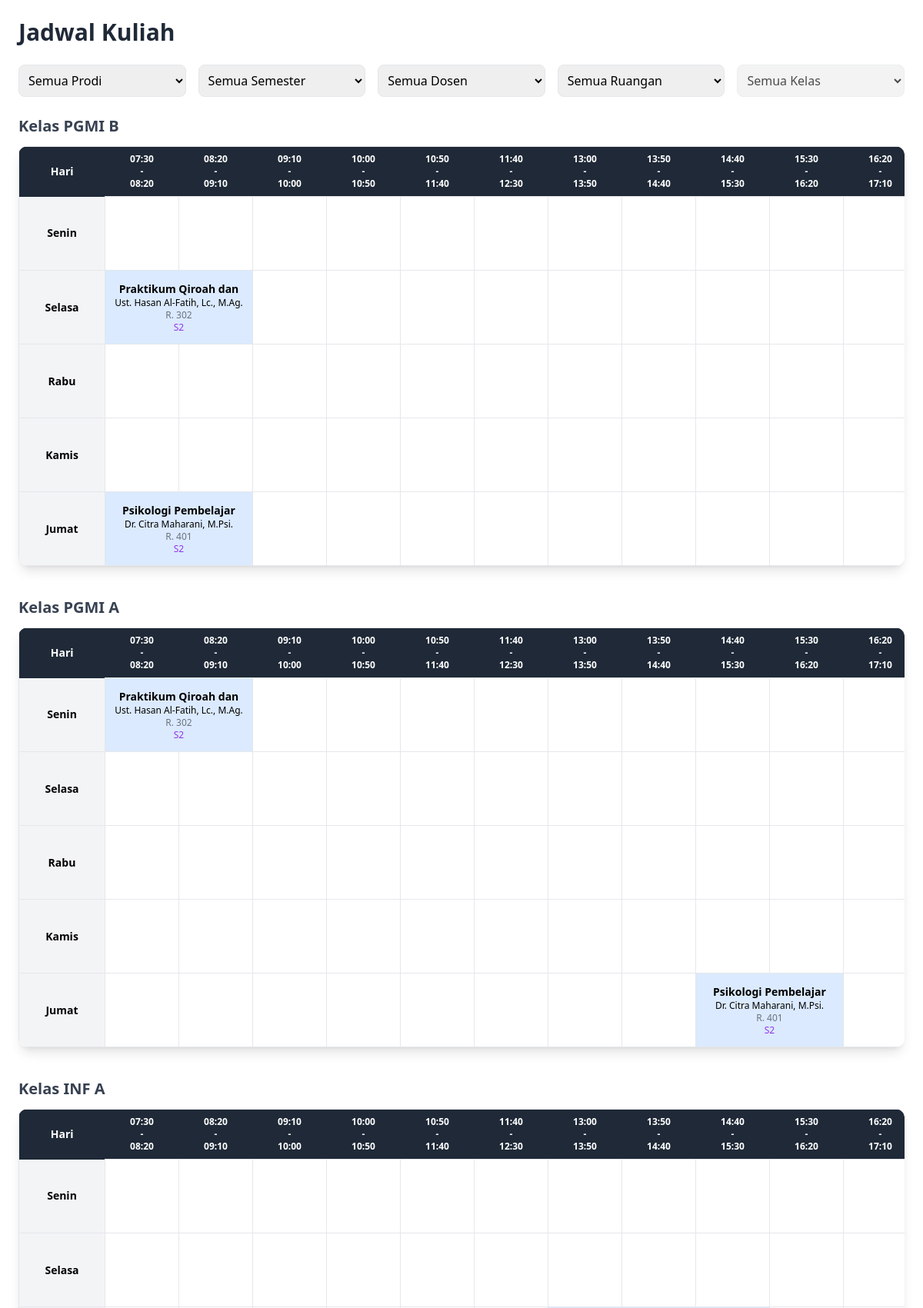
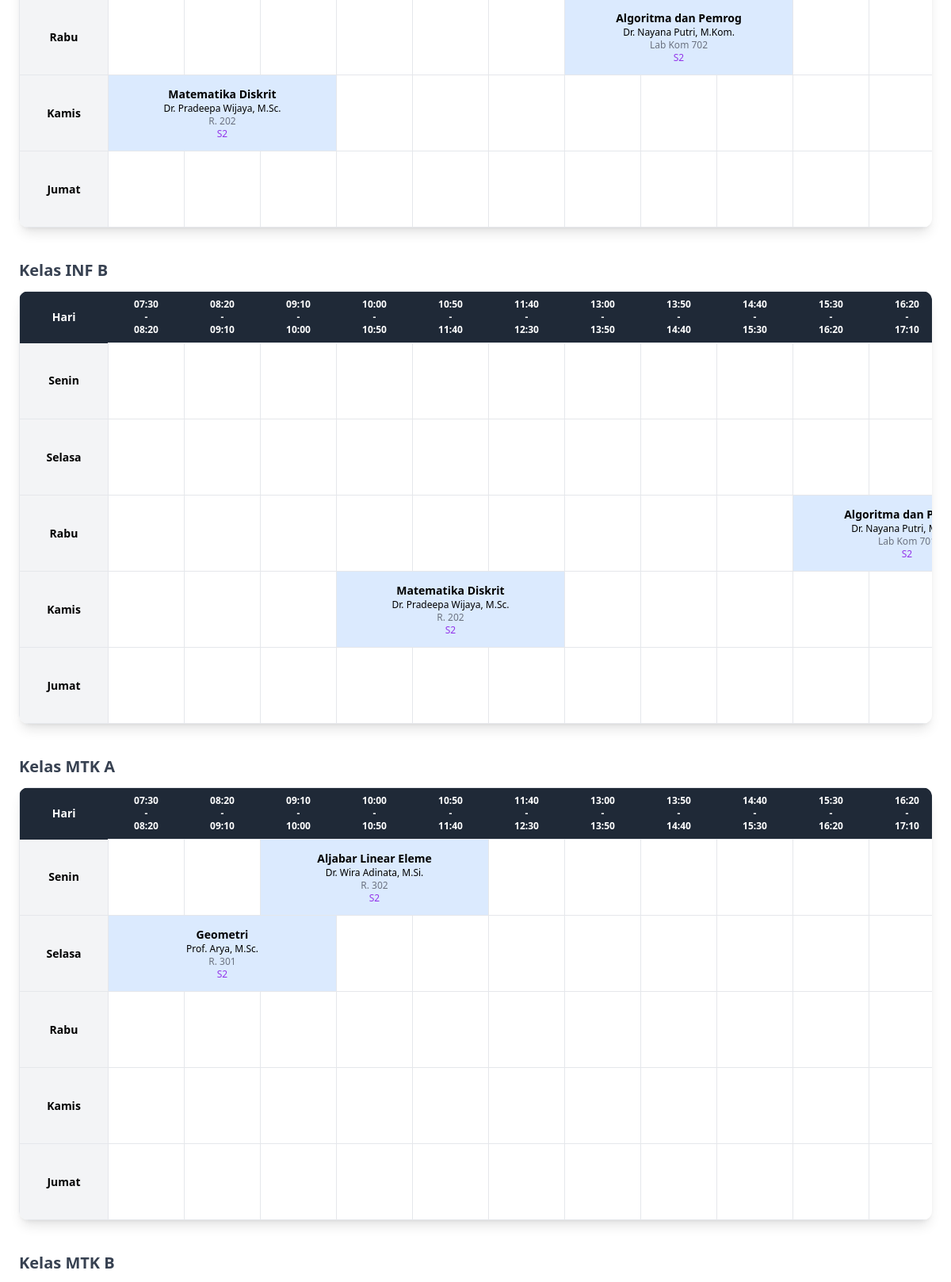
Screenshot of /pages/jadwal.php (upper part) with the database file from the repository (2 pictures, top to bottom).
### tables this page shows
CREATE TABLE `jadwal` (
  `id_jadwal` int(11) NOT NULL,
  `id_mk_prodi` int(11) DEFAULT NULL,
  `id_dosen` int(11) DEFAULT NULL,
  `id_ruangan` int(11) DEFAULT NULL,
  `id_kelas` int(11) DEFAULT NULL,
  `id_tahun_ajar` int(11) DEFAULT NULL,
  `hari` varchar(20) DEFAULT NULL,
  `jam_mulai` time DEFAULT NULL,
  `jam_selesai` time DEFAULT NULL
);

CREATE TABLE `mata_kuliah` (
  `id_mk` int(11) NOT NULL,
  `kode_mk` varchar(20) DEFAULT NULL,
  `nama_mk` varchar(20) DEFAULT NULL,
  `sks` int(11) DEFAULT NULL
);

CREATE TABLE `dosen` (
  `id_dosen` int(11) NOT NULL,
  `id_user` int(11) DEFAULT NULL,
  `id_prodi` int(11) DEFAULT NULL,
  `nidn` varchar(20) DEFAULT NULL,
  `nama_dosen` varchar(100) DEFAULT NULL,
  `email` varchar(100) DEFAULT NULL
);

CREATE TABLE `ruangan` (
  `id_ruangan` int(11) NOT NULL,
  `id_gedung` int(11) DEFAULT NULL,
  `nama_ruangan` varchar(50) DEFAULT NULL,
  `kapasitas` int(11) DEFAULT NULL,
  `lantai` int(11) NOT NULL DEFAULT 1
);

CREATE TABLE `mk_prodi` (
  `id_mk_prodi` int(11) NOT NULL,
  `id_mk` int(11) DEFAULT NULL,
  `id_prodi` int(11) DEFAULT NULL,
  `semester` int(11) DEFAULT NULL
);

CREATE TABLE `kelas` (
  `id_kelas` int(11) NOT NULL,
  `id_prodi` int(11) DEFAULT NULL,
  `nama_kelas` varchar(100) NOT NULL
);

### pages/jadwal.php (the view, shortened to what this page needs)
<?php
require_once __DIR__ . "/../config/koneksi.php";
$tahun_aktif = mysqli_fetch_assoc(mysqli_query($conn,"
    SELECT * FROM tahun_ajaran WHERE aktif=1 LIMIT 1
"));
$id_tahun_aktif = $tahun_aktif['id_tahun_ajar'] ?? 0;
$prodi    = $_GET['prodi'] ?? '';
$query = "
SELECT
jadwal.hari,
jadwal.jam_mulai,
jadwal.jam_selesai,
mata_kuliah.nama_mk,
dosen.nama_dosen,
ruangan.nama_ruangan,
prodi.nama_prodi,
mk_prodi.semester,
kelas.nama_kelas
FROM jadwal
JOIN mk_prodi ON jadwal.id_mk_prodi = mk_prodi.id_mk_prodi
JOIN mata_kuliah ON mk_prodi.id_mk = mata_kuliah.id_mk
JOIN prodi ON mk_prodi.id_prodi = prodi.id_prodi
JOIN dosen ON jadwal.id_dosen = dosen.id_dosen
JOIN ruangan ON jadwal.id_ruangan = ruangan.id_ruangan
JOIN kelas ON jadwal.id_kelas = kelas.id_kelas
WHERE jadwal.id_tahun_ajar = '$id_tahun_aktif'
";
$query .= " ORDER BY jadwal.hari, jadwal.jam_mulai";
$data = mysqli_query($conn,$query);
$jadwal = [];
while($row = mysqli_fetch_assoc($data)){
    $key = $row['hari']."_".$row['jam_mulai'];
    $jadwal[$key][] = $row;
}
$jadwal_per_kelas = [];
foreach($jadwal as $items){
    foreach($items as $j){
        $kelas_nama = $j['nama_kelas'];
        $jadwal_per_kelas[$kelas_nama][] = $j;
    }
}
$hari = ["Senin","Selasa","Rabu","Kamis","Jumat"];
$start = strtotime("07:30");
$end   = strtotime("18:00");
$timeslots = [];
while($start < $end){
    $next = strtotime("+50 minutes", $start);
    if(date("H:i",$start) == "12:30"){
        $start = strtotime("13:00");
        continue;
    }
    $timeslots[] = [
        'start' => date("H:i",$start),
        'end'   => date("H:i",$next)
    ];
    $start = $next;
}
$now = date("H:i");
?>
<script src="https://cdn.tailwindcss.com"></script>
<div class="max-w-7xl mx-auto p-6">
<h2 class="text-3xl font-bold mb-6 text-gray-800">
Jadwal Kuliah
</h2>
<form method="GET" class="mb-6">
<div class="grid md:grid-cols-5 gap-4">
<select name="prodi" onchange="this.form.submit()" class="border rounded-lg p-2">
<option value="">Semua Prodi</option>
</select>
<select name="semester" onchange="this.form.submit()" class="border rounded-lg p-2">
<option value="">Semua Semester</option>
</select>
<select name="dosen" onchange="this.form.submit()" class="border rounded-lg p-2">
<option value="">Semua Dosen</option>
</select>
<select name="ruangan" onchange="this.form.submit()" class="border rounded-lg p-2">
<option value="">Semua Ruangan</option>
</select>
<select name="kelas" id="kelasSelect" onchange="this.form.submit()"
class="border rounded-lg p-2"
<?= ($prodi==''?'disabled':'') ?>>
<option value="">Semua Kelas</option>
</select>
</div>
</form>
<?php foreach($jadwal_per_kelas as $kelas_nama => $list_jadwal){ ?>
<div class="mb-10">
<h3 class="text-xl font-bold mb-3 text-gray-700">
Kelas <?= $kelas_nama ?>
</h3>
<div class="bg-white shadow-lg rounded-xl overflow-x-auto">
<table class="w-full table-fixed text-sm text-center border">
<thead class="bg-gray-800 text-white">
<tr>
<th class="p-2 w-28">Hari</th>
<?php foreach($timeslots as $t){
$isNow = ($now >= $t['start'] && $now < $t['end']);
?>
<th class="p-2 text-xs w-24 <?= $isNow ? 'bg-yellow-400 text-black' : '' ?>">
<?= $t['start'] ?><br>-<br><?= $t['end'] ?>
</th>
<?php } ?>
</tr>
</thead>
<tbody>
<?php foreach($hari as $h){ ?>
<tr class="border-b">
<td class="font-semibold bg-gray-100 w-28">
<?= $h ?>
</td>
<?php
$i = 0;
while($i < count($timeslots)){
$slot = $timeslots[$i];
$found = false;
$isNow = ($now >= $slot['start'] && $now < $slot['end']);
foreach($list_jadwal as $data){
$mulai = strtotime($data['jam_mulai']);
$selesai = strtotime($data['jam_selesai']);
$slot_start = strtotime($slot['start']);
$slot_end   = strtotime($slot['end']);
if(
    $data['hari'] == $h &&
    $mulai >= $slot_start &&
    $mulai < $slot_end
){
$durasi = 0;
foreach($timeslots as $ts){
    $ts_start = strtotime($ts['start']);
    $ts_end   = strtotime($ts['end']);
    if($mulai < $ts_end && $selesai > $ts_start){
        $durasi++;
    }
}
?>
<td colspan="<?= $durasi ?>"
class="h-24 border p-2 <?= $isNow ? 'bg-yellow-300' : 'bg-blue-100' ?>">
<div class="truncate font-semibold text-sm">
<?= $data['nama_mk'] ?>
</div>
<div class="text-xs"><?= $data['nama_dosen'] ?></div>
<div class="text-xs text-gray-500"><?= $data['nama_ruangan'] ?></div>
<div class="text-xs text-purple-600">S<?= $data['semester'] ?></div>
</td>
<?php
$i += $durasi;
$found = true;
break;
}
}
if(!$found){
echo '<td class="h-24 border '.($isNow?'bg-yellow-100':'').'"></td>';
$i++;
}
}
?>
</tr>
<?php } ?>
</tbody>
</table>
</div>
</div>
<?php } ?>
</div>

### pages/jadwal.php (style rules this page uses)
td, th { overflow: hidden; white-space: nowrap; text-overflow: ellipsis; }

### rows the page displays
jadwal: mata_kuliah.nama_mk "Praktikum Qiroah dan", id_dosen.nama_dosen "Ust. Hasan Al-Fatih, Lc., M.Ag.", id_ruangan.nama_ruangan "R. 302", id_mk_prodi.semester "2"
jadwal: mata_kuliah.nama_mk "Psikologi Pembelajar", id_dosen.nama_dosen "Dr. Citra Maharani, M.Psi.", id_ruangan.nama_ruangan "R. 401", id_mk_prodi.semester "2"
jadwal: mata_kuliah.nama_mk "Praktikum Qiroah dan", id_dosen.nama_dosen "Ust. Hasan Al-Fatih, Lc., M.Ag.", id_ruangan.nama_ruangan "R. 302", id_mk_prodi.semester "2"
jadwal: mata_kuliah.nama_mk "Psikologi Pembelajar", id_dosen.nama_dosen "Dr. Citra Maharani, M.Psi.", id_ruangan.nama_ruangan "R. 401", id_mk_prodi.semester "2"
jadwal: mata_kuliah.nama_mk "Algoritma dan Pemrog", id_dosen.nama_dosen "Dr. Nayana Putri, M.Kom.", id_ruangan.nama_ruangan "Lab Kom 702", id_mk_prodi.semester "2"
jadwal: mata_kuliah.nama_mk "Matematika Diskrit", id_dosen.nama_dosen "Dr. Pradeepa Wijaya, M.Sc.", id_ruangan.nama_ruangan "R. 202", id_mk_prodi.semester "2"
jadwal: mata_kuliah.nama_mk "Algoritma dan…", id_dosen.nama_dosen "Dr. Nayana Putri,…", id_ruangan.nama_ruangan "Lab Kom…", id_mk_prodi.semester "2"
jadwal: mata_kuliah.nama_mk "Matematika Diskrit", id_dosen.nama_dosen "Dr. Pradeepa Wijaya, M.Sc.", id_ruangan.nama_ruangan "R. 202", id_mk_prodi.semester "2"
jadwal: mata_kuliah.nama_mk "Aljabar Linear Eleme", id_dosen.nama_dosen "Dr. Wira Adinata, M.Si.", id_ruangan.nama_ruangan "R. 302", id_mk_prodi.semester "2"
jadwal: mata_kuliah.nama_mk "Geometri", id_dosen.nama_dosen "Prof. Arya, M.Sc.", id_ruangan.nama_ruangan "R. 301", id_mk_prodi.semester "2"
jadwal: id_kelas.nama_kelas "MTK B"

### other values shown
$kelas_nama "PGMI B"
$t['start'] "07:30"
$t['end'] "08:20"
$t['start'] "08:20"
$t['end'] "09:10"
$t['start'] "09:10"
$t['end'] "10:00"
$t['start'] "10:00"
$t['end'] "10:50"
$t['start'] "10:50"
$t['end'] "11:40"
$t['start'] "11:40"
$t['end'] "12:30"
$t['start'] "13:00"
$t['end'] "13:50"
